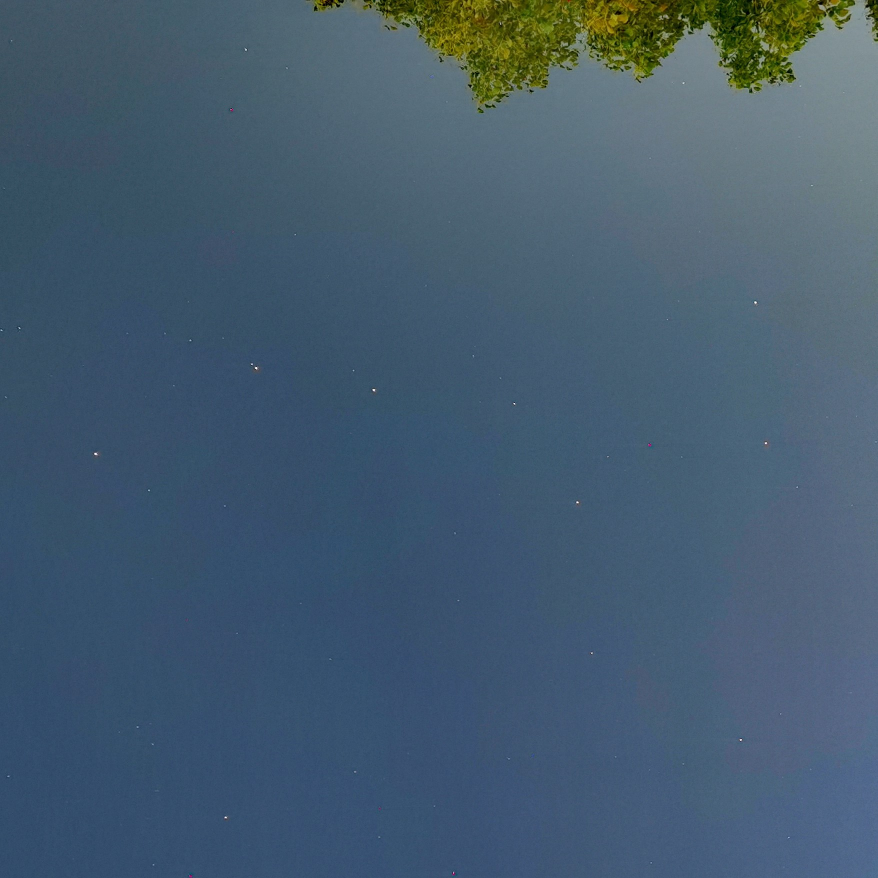
#> input picture tools/test2.jpg, 1755 x 1756 px (shown at 1/2 size)
$ python read_img.py
#> lines starting #> are read from the running program, lines starting #| are printed output that depends on the picture
import cv2
import numpy as np

def main(img,z=(80,250)):#img为图片，z为高度，一个为前高度，一个为后高度
#> called with z = (80, 250)
    img=cv2.resize(img,(560,560))
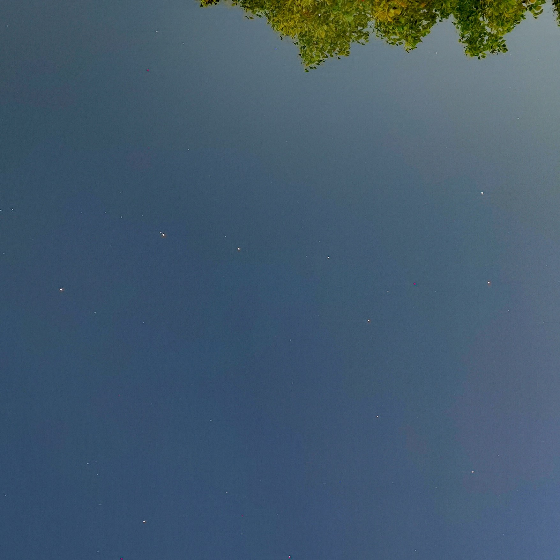
#> img: shape (560, 560, 3); mean B, G, R 110.6, 91.2, 68.5
    def get_point(event,x,y,flags,param):
        if event==cv2.EVENT_LBUTTONDOWN:
            print('d.move2('+str(560-y)+','+str(x)+','+str(int(z[0]*x/560+z[1]*(560-x)/560+0.5))+')')
    cv2.namedWindow('image')
    cv2.setMouseCallback('image',get_point)
    while(True):
        cv2.imshow('image',img)
        if cv2.waitKey(20)&0xFF==27:#esc退出
#> (key Esc is pressed here)
            break
    cv2.destroyAllWindows()

if __name__=='__main__':
    main(cv2.imread('test2.jpg'))
